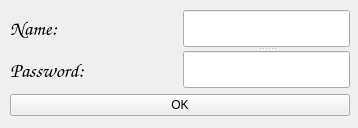
<?xml version="1.0" encoding="UTF-8"?>
<ui version="4.0">
 <class>Form</class>
 <widget class="QWidget" name="Form">
  <property name="geometry">
   <rect>
    <x>0</x>
    <y>0</y>
    <width>358</width>
    <height>128</height>
   </rect>
  </property>
  <property name="windowTitle">
   <string>Enter</string>
  </property>
  <widget class="QWidget" name="">
   <property name="geometry">
    <rect>
     <x>10</x>
     <y>10</y>
     <width>340</width>
     <height>106</height>
    </rect>
   </property>
   <layout class="QVBoxLayout" name="verticalLayout_2">
    <item>
     <layout class="QHBoxLayout" name="horizontalLayout">
      <item>
       <layout class="QVBoxLayout" name="verticalLayout">
        <item>
         <widget class="QLabel" name="label">
          <property name="font">
           <font>
            <family>Comic Sans MS</family>
            <pointsize>15</pointsize>
           </font>
          </property>
          <property name="text">
           <string>Name:</string>
          </property>
         </widget>
        </item>
        <item>
         <widget class="QLabel" name="label_2">
          <property name="font">
           <font>
            <family>Comic Sans MS</family>
            <pointsize>15</pointsize>
           </font>
          </property>
          <property name="text">
           <string>Password:</string>
          </property>
         </widget>
        </item>
       </layout>
      </item>
      <item>
       <widget class="QSplitter" name="splitter">
        <property name="orientation">
         <enum>Qt::Vertical</enum>
        </property>
        <widget class="QLineEdit" name="lineEdit">
         <property name="font">
          <font>
           <family>Comic Sans MS</family>
           <pointsize>15</pointsize>
          </font>
         </property>
        </widget>
        <widget class="QLineEdit" name="lineEdit_2">
         <property name="font">
          <font>
           <family>Comic Sans MS</family>
           <pointsize>15</pointsize>
          </font>
         </property>
        </widget>
       </widget>
      </item>
     </layout>
    </item>
    <item>
     <widget class="QPushButton" name="okButton">
      <property name="text">
       <string>OK</string>
      </property>
     </widget>
    </item>
   </layout>
  </widget>
 </widget>
 <resources/>
 <connections/>
</ui>
